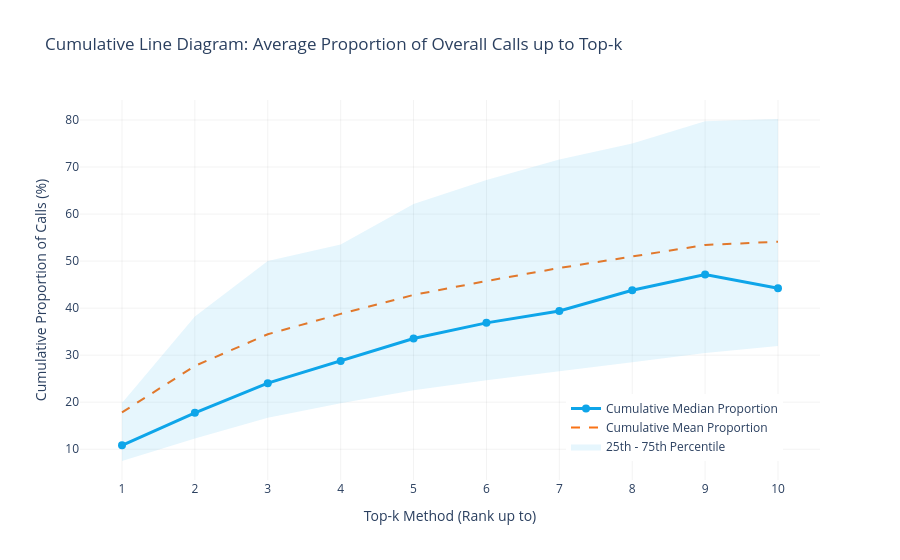

The cell this chart's notebook holds for it:
### Code cell
# Kumulatives Linien-Diagramm erstellen (Cumulative Line Chart)
import plotly.graph_objects as go

# Kumulative Summe für jede Zeile berechnen
# (Jede Reihe repräsentiert ein Experiment. Wir summieren den Anteil von Top-1 bis Top-k)
df_k_cum = df_k.cumsum(axis=1)

# Wieder deskriptive Statistiken berechnen, aber diesmal auf den kumulativen Daten
desc_stats_cum = df_k_cum.describe().T

fig_cum = go.Figure()

# Mittlere Linie (Median) der kumulativen Anteile
fig_cum.add_trace(go.Scatter(
    x=desc_stats_cum.index, 
    y=desc_stats_cum['50%'], 
    mode='lines+markers',
    name='Cumulative Median Proportion',
    line=dict(color='#0ea5e9', width=3),
    marker=dict(size=8)
))

# Mean als gestrichelte Linie der kumulativen Anteile
fig_cum.add_trace(go.Scatter(
    x=desc_stats_cum.index, 
    y=desc_stats_cum['mean'], 
    mode='lines',
    name='Cumulative Mean Proportion',
    line=dict(color='#f97316', width=2, dash='dash')
))

# Bereich des 25. bis 75. Perzentils (Interquartilsabstand) als Fläche schattieren
fig_cum.add_trace(go.Scatter(
    x=desc_stats_cum.index.tolist() + desc_stats_cum.index.tolist()[::-1],
    y=desc_stats_cum['75%'].tolist() + desc_stats_cum['25%'].tolist()[::-1],
    fill='toself',
    fillcolor='rgba(14, 165, 233, 0.1)', # Hellblau transparent
    line=dict(color='rgba(255,255,255,0)'),
    name='25th - 75th Percentile',
    showlegend=True
))


fig_cum.update_layout(
    title="Cumulative Line Diagram: Average Proportion of Overall Calls up to Top-k",
    xaxis_title="Top-k Method (Rank up to)",
    yaxis_title="Cumulative Proportion of Calls (%)",
    plot_bgcolor="#FFFFFF",
    hovermode='x unified',
    legend=dict(yanchor="bottom", y=0.05, xanchor="right", x=0.95)
)

fig_cum.update_xaxes(showgrid=True, gridcolor='rgba(0,0,0,0.05)')
fig_cum.update_yaxes(showgrid=True, gridcolor='rgba(0,0,0,0.05)', zerolinecolor='rgba(0,0,0,0.1)')

fig_cum.show()

### Figure 1 — Plotly figure (JSON) as saved in the notebook; plotly's stock layout.template omitted (floating-point values rounded to 4 significant figures)
{"data": [{"line": {"color": "#0ea5e9", "width": 3}, "marker": {"size": 8}, "mode": "lines+markers", "name": "Cumulative Median Proportion", "type": "scatter", "x": ["1", "2", "3", "4", "5", "6", "7", "8", "9", "10"], "y": [10.84, 17.75, 24.05, 28.76, 33.55, 36.87, 39.4, 43.8, 47.15, 44.22]}, {"line": {"color": "#f97316", "dash": "dash", "width": 2}, "mode": "lines", "name": "Cumulative Mean Proportion", "type": "scatter", "x": ["1", "2", "3", "4", "5", "6", "7", "8", "9", "10"], "y": [17.84, 27.7, 34.46, 38.78, 42.81, 45.77, 48.53, 51.06, 53.43, 54.12]}, {"fill": "toself", "fillcolor": "rgba(14, 165, 233, 0.1)", "line": {"color": "rgba(255,255,255,0)"}, "name": "25th - 75th Percentile", "showlegend": true, "type": "scatter", "x": ["1", "2", "3", "4", "5", "6", "7", "8", "9", "10", "10", "9", "8", "7", "6", "5", "4", "3", "2", "1"], "y": [19.86, 38.22, 50, 53.53, 62.12, 67.27, 71.59, 75.0, 79.76, 80.22, 31.93, 30.44, 28.49, 26.59, 24.66, 22.54, 19.8, 16.68, 12.29, 7.498]}], "layout": {"hovermode": "x unified", "legend": {"x": 0.95, "xanchor": "right", "y": 0.05, "yanchor": "bottom"}, "plot_bgcolor": "#FFFFFF", "title": {"text": "Cumulative Line Diagram: Average Proportion of Overall Calls up to Top-k"}, "xaxis": {"gridcolor": "rgba(0,0,0,0.05)", "showgrid": true, "title": {"text": "Top-k Method (Rank up to)"}}, "yaxis": {"gridcolor": "rgba(0,0,0,0.05)", "showgrid": true, "title": {"text": "Cumulative Proportion of Calls (%)"}, "zerolinecolor": "rgba(0,0,0,0.1)"}}}
